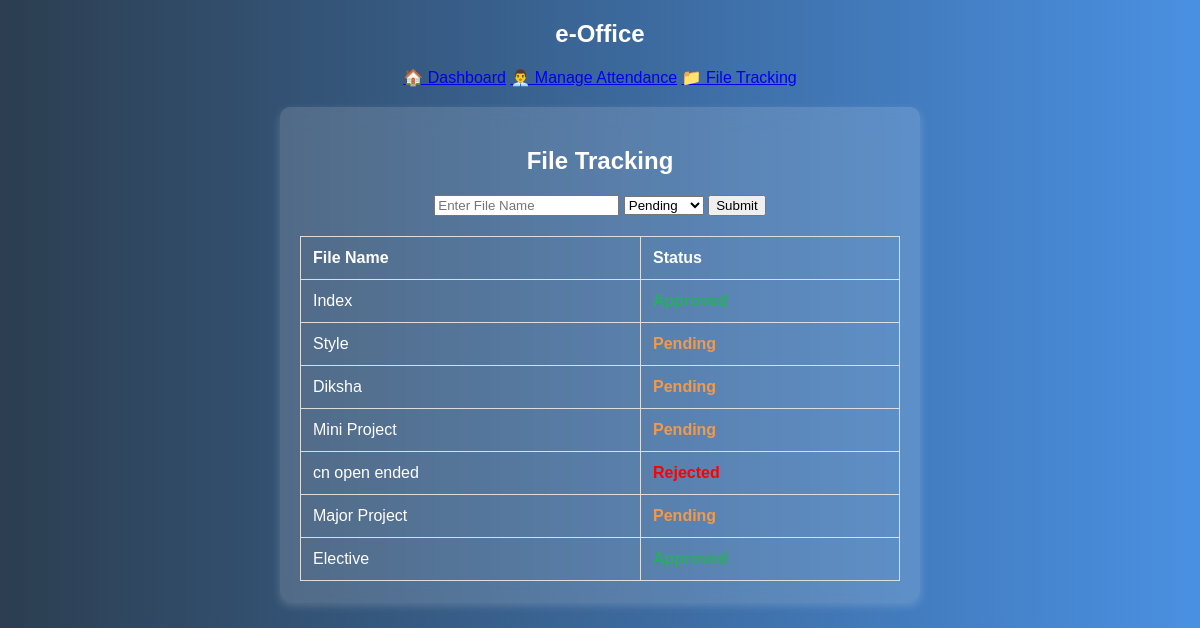
The page /files on the database its author committed.
### tables this page shows
CREATE TABLE files (id INTEGER PRIMARY KEY, filename TEXT, status TEXT);

### app.py (the view)
@app.route('/files', methods=['GET', 'POST'])
def files():
    conn = sqlite3.connect("database.db")
    cursor = conn.cursor()
    if request.method == 'POST':
        filename = request.form['filename']
        status = request.form['status']
        cursor.execute("INSERT INTO files (filename, status) VALUES (?, ?)", (filename, status))
        conn.commit()
        return redirect(url_for('files'))  # Refresh page after submitting data
    cursor.execute("SELECT * FROM files")
    data = cursor.fetchall()
    conn.close()
    return render_template('files.html', records=data)

### templates/files.html (shortened to what this page needs)
<!DOCTYPE html>
<html lang="en">
<head>
    <link rel="stylesheet" href="{{ url_for('static', filename='style.css') }}">
</head>
<body>
    <header>
        <h2 class="title">e-Office</h2>
        <nav>
            <a href="{{ url_for('dashboard') }}">🏠 Dashboard</a>
            <a href="{{ url_for('attendance') }}">👨‍💼 Manage Attendance</a>
            <a href="{{ url_for('files') }}">📁 File Tracking</a>
        </nav>
    </header>
    <div class="container">
        <h2>File Tracking</h2>
        <form method="post">
            <input type="text" name="filename" placeholder="Enter File Name" required>
            <select name="status">
                <option value="Pending">Pending</option>
            </select>
            <button type="submit">Submit</button>
        </form>
        <table>
            <tr>
                <th>File Name</th>
                <th>Status</th>
            </tr>
            {% for record in records %}
            <tr>
                <td>{{ record[1] }}</td>
                <td class="status-{{ record[2]|lower }}">{{ record[2] }}</td>
            </tr>
            {% endfor %}
        </table>
    </div>
</body>
</html>

### static/style.css (style rules this page uses)
body { font-family: 'Poppins', sans-serif; background: linear-gradient(to right, #2C3E50, #4A90E2); color: #fff; text-align: center; margin: 0; }
.container { width: 50%; margin: 20px auto; padding: 20px; background: rgba(255, 255, 255, 0.15); backdrop-filter: blur(10px); border-radius: 10px; box-shadow: 0 4px 10px rgba(255, 255, 255, 0.2); }
table { width: 100%; border-collapse: collapse; margin-top: 20px; }
th, td { padding: 12px; border: 1px solid #ddd; text-align: left; color: #fff; }
.status-approved { color: #27AE60; font-weight: bold; }
.status-pending { color: #F2994A; font-weight: bold; }
.status-rejected { color: red; font-weight: bold; }

### rows shown on the page
files: filename "Index"
files: filename "Style", status "Pending"
files: filename "Diksha", status "Pending"
files: filename "Mini Project", status "Pending"
files: filename "cn open ended", status "Rejected"
files: filename "Major Project", status "Pending"
files: filename "Elective"
